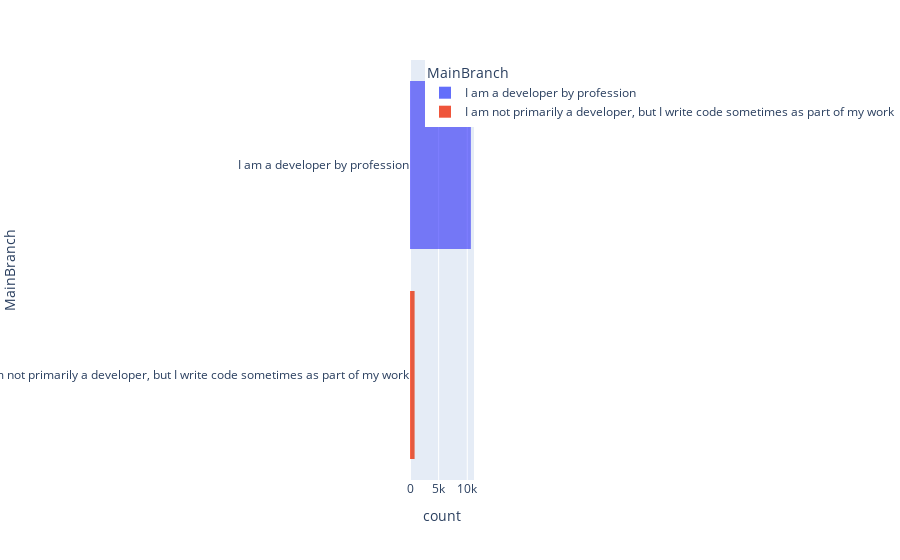

Notebook code for this chart:
### Markdown cell above
Create a horizontal bar chart using column `MainBranch.`

### Code cell
fig = px.bar(df, y = 'MainBranch', orientation = 'h', color = 'MainBranch', width = 1000)
fig.update_traces(marker_line_width = 0)
fig.show()

### Figure 1 — Plotly figure (JSON) as saved in the notebook; plotly's stock layout.template omitted (floating-point values rounded to 4 significant figures; data arrays with more than 128 entries replaced by an {"elided": "..."} marker saying what was removed)
{"data": [{"alignmentgroup": "True", "hovertemplate": "MainBranch=%{y}<br>count=%{x}<extra></extra>", "legendgroup": "I am a developer by profession", "marker": {"color": "#636efa", "line": {"width": 0}, "pattern": {"shape": ""}}, "name": "I am a developer by profession", "offsetgroup": "I am a developer by profession", "orientation": "h", "showlegend": true, "textposition": "auto", "type": "bar", "x": {"elided": "10618 int values"}, "xaxis": "x", "y": {"elided": "10618 str values"}, "yaxis": "y"}, {"alignmentgroup": "True", "hovertemplate": "MainBranch=%{y}<br>count=%{x}<extra></extra>", "legendgroup": "I am not primarily a developer, but I write code sometimes as part of my work", "marker": {"color": "#EF553B", "line": {"width": 0}, "pattern": {"shape": ""}}, "name": "I am not primarily a developer, but I write code sometimes as part of my work", "offsetgroup": "I am not primarily a developer, but I write code sometimes as part of my work", "orientation": "h", "showlegend": true, "textposition": "auto", "type": "bar", "x": {"elided": "780 int values"}, "xaxis": "x", "y": {"elided": "780 str values"}, "yaxis": "y"}], "layout": {"autosize": true, "barmode": "relative", "legend": {"title": {"text": "MainBranch"}, "tracegroupgap": 0}, "margin": {"t": 60}, "xaxis": {"anchor": "y", "autorange": true, "domain": [0, 1], "range": [0, 11180.0], "title": {"text": "count"}, "type": "linear"}, "yaxis": {"anchor": "x", "autorange": true, "categoryarray": ["I am not primarily a developer, but I write code sometimes as part of my work", "I am a developer by profession"], "categoryorder": "array", "domain": [0, 1], "range": [-0.5, 1.5], "title": {"text": "MainBranch"}, "type": "category"}}}
